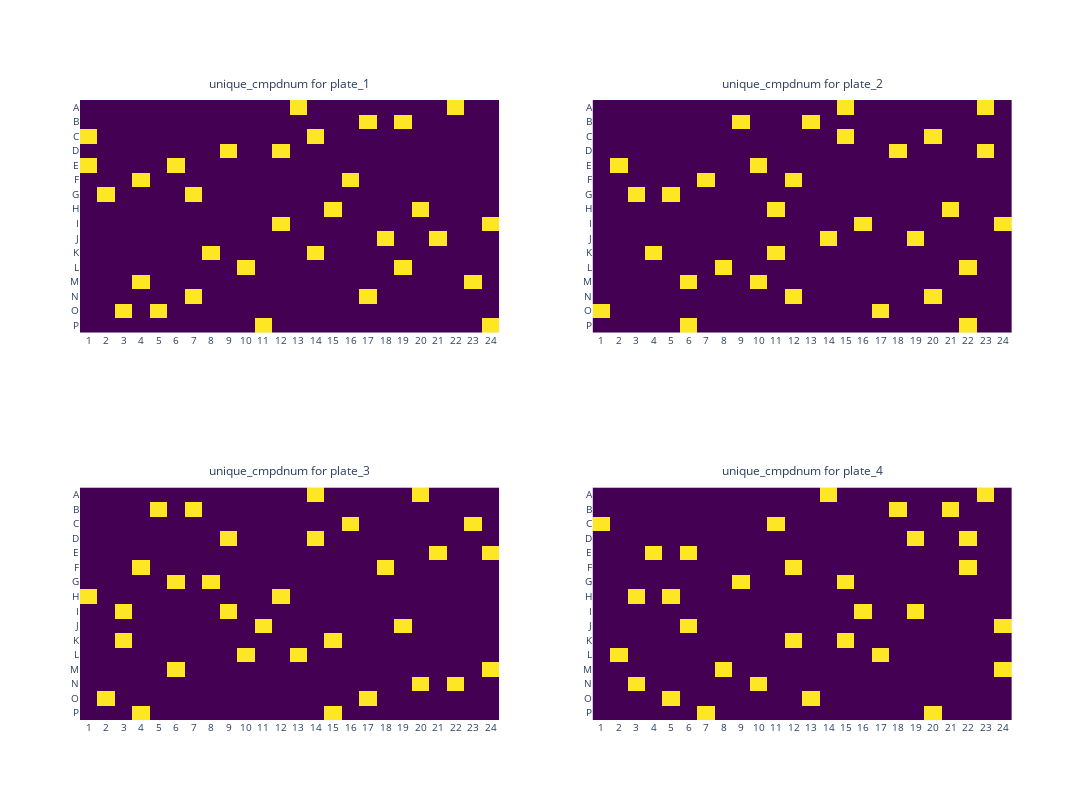

The notebook cell this image was saved under:
### Markdown cell above
# preview control compound distribution at JUMP-Target2 plates

### Code cell
csv_path = "/home/jovyan/jonne/plaid/OASIS_PLAID_LAYOUTS/OASIS_JUMP-Target2_ECP/output/OASIS_JUMP-Target2_ECP_PLAID.csv"
df_plaid = pl.read_csv(csv_path)

unique_cmpd_mapping = (df_plaid.select("cmpdname").unique().with_row_index(name="unique_cmpdnum"))
df_plaid = df_plaid.join(unique_cmpd_mapping, on="cmpdname")

plate_heatmap(
    df=df_plaid,  
    #plate_names=["plate_1", "plate_2", "plate_3", "plate_4"],  
    highlight_compounds=["DMSO"], # "ctrl1", "ctrl2", "ctrl3", "ctrl4", "ctrl5", "ctrl6", "ctrl7", "ctrl8"
    subplot_num_columns=2,  
    plot_size=400,  
    measurement="unique_cmpdnum", 
    plate_well_columns={
        "plates": "plateID",  
        "wells": "well",    
    },
    output_folder="platemaps",
    output_filename="OASIS_JUMP-Target2_ECP_PLAID.pdf",
    export_as_pdf=True,
    export_as_html=True
)

### Figure 1 — Plotly figure (JSON) as saved in the notebook; plotly's stock layout.template omitted (floating-point values rounded to 4 significant figures; data arrays with more than 128 entries replaced by an {"elided": "..."} marker saying what was removed)
{"data": [{"colorscale": [[0, "#440154"], [0.1111, "#482878"], [0.2222, "#3e4989"], [0.3333, "#31688e"], [0.4444, "#26828e"], [0.5556, "#1f9e89"], [0.6667, "#35b779"], [0.7778, "#6ece58"], [0.8889, "#b5de2b"], [1, "#fde725"]], "hoverinfo": "text", "hovertext": {"elided": "16x24 str values"}, "reversescale": false, "showscale": false, "type": "heatmap", "x": ["1", "2", "3", "4", "5", "6", "7", "8", "9", "10", "11", "12", "13", "14", "15", "16", "17", "18", "19", "20", "21", "22", "23", "24"], "xaxis": "x", "y": ["A", "B", "C", "D", "E", "F", "G", "H", "I", "J", "K", "L", "M", "N", "O", "P"], "yaxis": "y", "z": {"elided": "16x24 int values"}}, {"colorscale": [[0, "#440154"], [0.1111, "#482878"], [0.2222, "#3e4989"], [0.3333, "#31688e"], [0.4444, "#26828e"], [0.5556, "#1f9e89"], [0.6667, "#35b779"], [0.7778, "#6ece58"], [0.8889, "#b5de2b"], [1, "#fde725"]], "hoverinfo": "text", "hovertext": {"elided": "16x24 str values"}, "reversescale": false, "showscale": false, "type": "heatmap", "x": ["1", "2", "3", "4", "5", "6", "7", "8", "9", "10", "11", "12", "13", "14", "15", "16", "17", "18", "19", "20", "21", "22", "23", "24"], "xaxis": "x2", "y": ["A", "B", "C", "D", "E", "F", "G", "H", "I", "J", "K", "L", "M", "N", "O", "P"], "yaxis": "y2", "z": {"elided": "16x24 int values"}}, {"colorscale": [[0, "#440154"], [0.1111, "#482878"], [0.2222, "#3e4989"], [0.3333, "#31688e"], [0.4444, "#26828e"], [0.5556, "#1f9e89"], [0.6667, "#35b779"], [0.7778, "#6ece58"], [0.8889, "#b5de2b"], [1, "#fde725"]], "hoverinfo": "text", "hovertext": {"elided": "16x24 str values"}, "reversescale": false, "showscale": false, "type": "heatmap", "x": ["1", "2", "3", "4", "5", "6", "7", "8", "9", "10", "11", "12", "13", "14", "15", "16", "17", "18", "19", "20", "21", "22", "23", "24"], "xaxis": "x3", "y": ["A", "B", "C", "D", "E", "F", "G", "H", "I", "J", "K", "L", "M", "N", "O", "P"], "yaxis": "y3", "z": {"elided": "16x24 int values"}}, {"colorscale": [[0, "#440154"], [0.1111, "#482878"], [0.2222, "#3e4989"], [0.3333, "#31688e"], [0.4444, "#26828e"], [0.5556, "#1f9e89"], [0.6667, "#35b779"], [0.7778, "#6ece58"], [0.8889, "#b5de2b"], [1, "#fde725"]], "hoverinfo": "text", "hovertext": {"elided": "16x24 str values"}, "reversescale": false, "showscale": false, "type": "heatmap", "x": ["1", "2", "3", "4", "5", "6", "7", "8", "9", "10", "11", "12", "13", "14", "15", "16", "17", "18", "19", "20", "21", "22", "23", "24"], "xaxis": "x4", "y": ["A", "B", "C", "D", "E", "F", "G", "H", "I", "J", "K", "L", "M", "N", "O", "P"], "yaxis": "y4", "z": {"elided": "16x24 int values"}}], "layout": {"annotations": [{"font": {"size": 12}, "showarrow": false, "text": "unique_cmpdnum for plate_1", "x": 0.225, "xanchor": "center", "xref": "paper", "y": 1.01, "yanchor": "bottom", "yref": "paper"}, {"font": {"size": 12}, "showarrow": false, "text": "unique_cmpdnum for plate_2", "x": 0.775, "xanchor": "center", "xref": "paper", "y": 1.01, "yanchor": "bottom", "yref": "paper"}, {"font": {"size": 12}, "showarrow": false, "text": "unique_cmpdnum for plate_3", "x": 0.225, "xanchor": "center", "xref": "paper", "y": 0.385, "yanchor": "bottom", "yref": "paper"}, {"font": {"size": 12}, "showarrow": false, "text": "unique_cmpdnum for plate_4", "x": 0.775, "xanchor": "center", "xref": "paper", "y": 0.385, "yanchor": "bottom", "yref": "paper"}], "height": 800, "width": 1140, "xaxis": {"anchor": "y", "autorange": true, "domain": [0, 0.45], "nticks": 48, "range": [-0.5, 23.5], "side": "bottom", "tickfont": {"size": 10}, "type": "category"}, "xaxis2": {"anchor": "y2", "autorange": true, "domain": [0.55, 1], "nticks": 48, "range": [-0.5, 23.5], "side": "bottom", "tickfont": {"size": 10}, "type": "category"}, "xaxis3": {"anchor": "y3", "autorange": true, "domain": [0, 0.45], "nticks": 48, "range": [-0.5, 23.5], "side": "bottom", "tickfont": {"size": 10}, "type": "category"}, "xaxis4": {"anchor": "y4", "autorange": true, "domain": [0.55, 1], "nticks": 48, "range": [-0.5, 23.5], "side": "bottom", "tickfont": {"size": 10}, "type": "category"}, "yaxis": {"anchor": "x", "autorange": true, "domain": [0.625, 1], "range": [15.5, -0.5], "tickfont": {"size": 10}, "type": "category"}, "yaxis2": {"anchor": "x2", "autorange": true, "domain": [0.625, 1], "range": [15.5, -0.5], "tickfont": {"size": 10}, "type": "category"}, "yaxis3": {"anchor": "x3", "autorange": true, "domain": [0, 0.375], "range": [15.5, -0.5], "tickfont": {"size": 10}, "type": "category"}, "yaxis4": {"anchor": "x4", "autorange": true, "domain": [0, 0.375], "range": [15.5, -0.5], "tickfont": {"size": 10}, "type": "category"}}}
